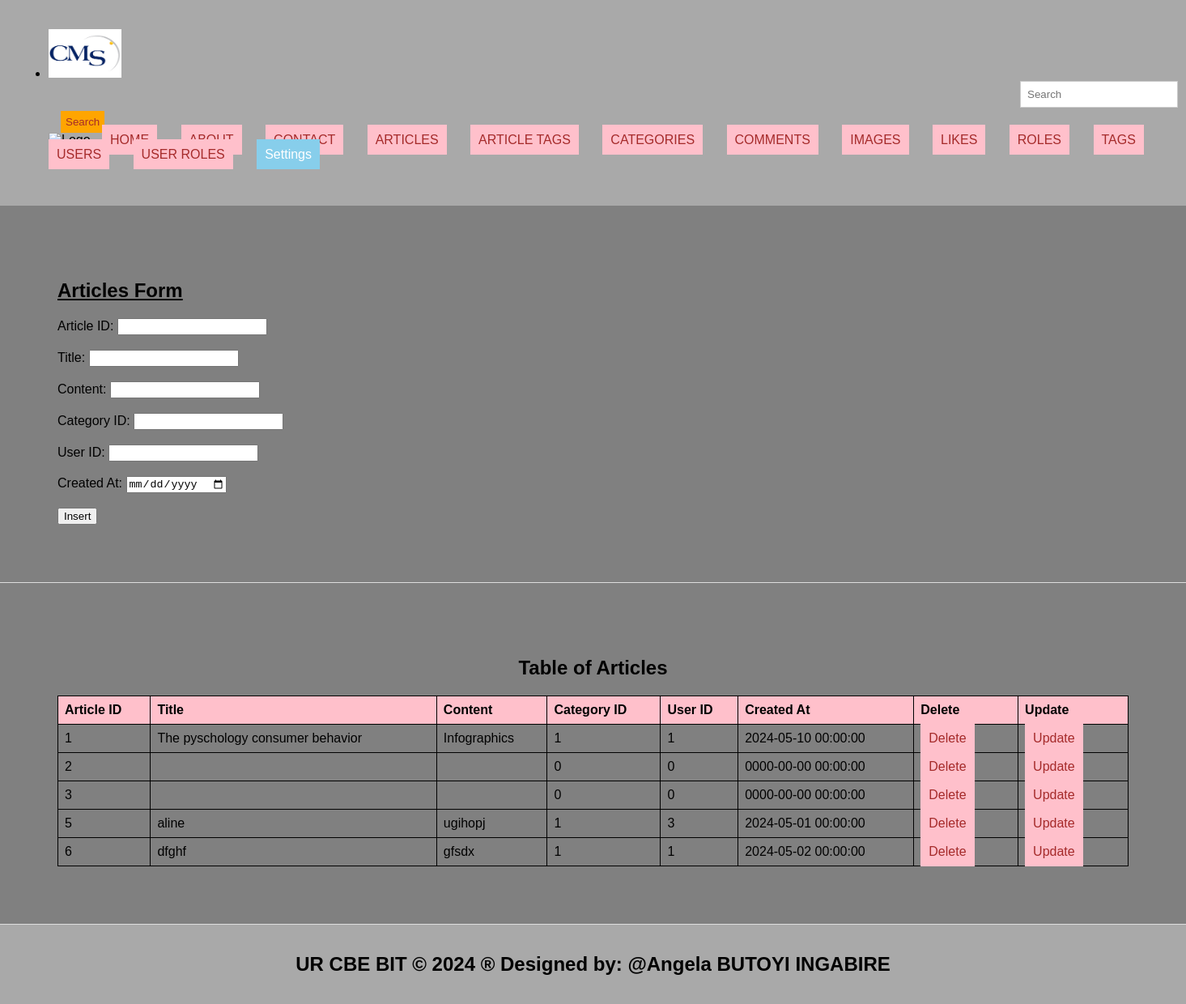
The app's page /articles.php with its own data.
### tables this page shows
CREATE TABLE `articles` (
  `article_id` int(11) NOT NULL,
  `title` varchar(255) NOT NULL,
  `content` text NOT NULL,
  `category_id` int(11) NOT NULL,
  `user_id` int(11) NOT NULL,
  `created_at` datetime NOT NULL
);

### articles.php (the view, shortened to what this page needs)
<!DOCTYPE html>
<html lang="en">
<head>
  <link rel="stylesheet" type="text/css" href="style.css" title="style 1" media="screen, tv, projection, handheld, print"/>
  </head>
  <header>
    <ul>
    <li><img src="./Images/logo.jpg" width="90" height="60" alt="Logo"></li>
<body bgcolor="#808080" ;>
  <form class="d-flex" role="search" action="search.php">
      <input class="form-control me-2" type="search" placeholder="Search" aria-label="Search"name="query">
      <button class="btn btn-outline-success" type="submit">Search</button>
    </form>
  <ul style="list-style-type: none; padding: 0;">
    <li style="display: inline; margin-right: 10px;">
  </li>
        <li style="display: inline; margin-right: 10px;"><a href="./home.html">HOME</a></li>
    <li style="display: inline; margin-right: 10px;"><a href="./about.html">ABOUT</a></li>
    <li style="display: inline; margin-right: 10px;"><a href="./contact.html">CONTACT</a></li>
    <li style="display: inline; margin-right: 10px;"><a href="./articles.php">ARTICLES</a></li>
    <li style="display: inline; margin-right: 10px;"><a href="./article_tags.php">ARTICLE TAGS</a></li>
    <li style="display: inline; margin-right: 10px;"><a href="./categories.php">CATEGORIES</a></li>
    <li style="display: inline; margin-right: 10px;"><a href="./comments.php">COMMENTS</a></li>
    <li style="display: inline; margin-right: 10px;"><a href="./images.php">IMAGES</a></li>
     <li style="display: inline; margin-right: 10px;"><a href="./likes.php">LIKES</a></li>
     <li style="display: inline; margin-right: 10px;"><a href="./roles.php">ROLES</a></li>
     <li style="display: inline; margin-right: 10px;"><a href="./tags.php">TAGS</a></li>
     <li style="display: inline; margin-right: 10px;"><a href="./users.php">USERS</a></li>
     <li style="display: inline; margin-right: 10px;"><a href="./user_roles.php">USER ROLES</a></li>
    <li class="dropdown" style="display: inline; margin-right: 10px;">
      <a href="#" style="padding: 10px; color: white; background-color: skyblue; text-decoration: none; margin-right: 15px;">Settings</a>
    </li><br><br>
  </ul>
</header>
<section>
  <h1><u>Articles Form</u></h1>
  <form method="post" onsubmit="return confirmInsert();">
    <label for="article_id">Article ID:</label>
    <input type="number" id="article_id" name="article_id" required><br><br>
    <label for="title">Title:</label>
    <input type="text" id="title" name="title" required><br><br>
    <label for="content">Content:</label>
    <input type="text" id="content" name="content" required><br><br>
    <label for="category_id">Category ID:</label>
    <input type="number" id="category_id" name="category_id" required><br><br>
    <label for="user_id">User ID:</label>
    <input type="number" id="user_id" name="user_id" required><br><br>
    <label for="created_at">Created At:</label>
    <input type="date" id="created_at" name="created_at" required><br><br>
    <input type="submit" name="add" value="Insert">
  </form>
</section>
<section>
  <center><h2>Table of Articles</h2></center>
  <table border="1">
    <tr>
      <th>Article ID</th>
      <th>Title</th>
      <th>Content</th>
      <th>Category ID</th>
      <th>User ID</th>
      <th>Created At</th>
      <th>Delete</th>
      <th>Update</th>
    </tr>
    <?php
    include('database_connection.php');
    $sql = "SELECT * FROM articles";
    $result = $connection->query($sql);
    if ($result->num_rows > 0) {
        while ($row = $result->fetch_assoc()) {
            $article_id = $row['article_id'];
            echo "<tr>
                <td>" . $row['article_id'] . "</td>
                <td>" . $row['title'] . "</td>
                <td>" . $row['content'] . "</td>
                <td>" . $row['category_id'] . "</td>
                <td>" . $row['user_id'] . "</td>
                <td>" . $row['created_at'] . "</td>
                <td><a href='delete_articles.php?article_id=$article_id'>Delete</a></td>
                <td><a href='update_articles.php?article_id=$article_id'>Update</a></td>
            </tr>";
        }
    } else {
        echo "<tr><td colspan='8'>No data found</td></tr>";
    }
    ?>
  </table>
</section>
<footer>
  <center>
    <b><h2>UR CBE BIT &copy; 2024 &reg; Designed by: @Angela BUTOYI INGABIRE</h2></b>
  </center>
</footer>
</body>
</html>

### style.css (style rules this page uses)
body { font-family: Arial, sans-serif; margin: 0; padding: 0; }
.form-control { padding: 8px; margin-left: 4px; border: 1px solid #ccc; }
.btn { padding: 6px; background-color: orange; color: brown; border: none; }
.dropdown { position: relative; display: inline; margin-right: 10px; }
body { font-family: Arial,sans-serif; margin:0; padding:0; }
header { background-color:darkgray; padding: 20px; }
.dropdown { position: right; display:right; direction:rtl; }
section { padding:28px; border-bottom: 1px solid #ddd; }
footer { text-align: center; padding: 15px; background-color:darkgray; }

### articles.php (style rules this page uses)
table { width: 100%; border-collapse: collapse; }
th, td { border: 1px solid black; padding: 8px; text-align: left; }
th { background-color: pink; }
a { padding: 10px; color: white; background-color: pink; text-decoration: none; margin-right: 15px; }
a:link { color: brown; }
button.btn { margin-left: 15px; margin-top: 4px; }
input.form-control { margin-left: 1200px; padding: 8px; }
section { padding:71px; border-bottom: 1px solid #ddd; }
footer { text-align: center; padding: 15px; background-color:darkgray; }

### records on screen
articles: article_id "1", title "The pyschology consumer behavior", content "Infographics", category "1", user "1", created_at "2024-05-10 00:00:00"
articles: article_id "2", category "0", user "0", created_at "0000-00-00 00:00:00"
articles: article_id "3", category "0", user "0", created_at "0000-00-00 00:00:00"
articles: article_id "5", title "aline", content "ugihopj", category "1", user "3", created_at "2024-05-01 00:00:00"
articles: article_id "6", title "dfghf", content "gfsdx", category "1", user "1", created_at "2024-05-02 00:00:00"
